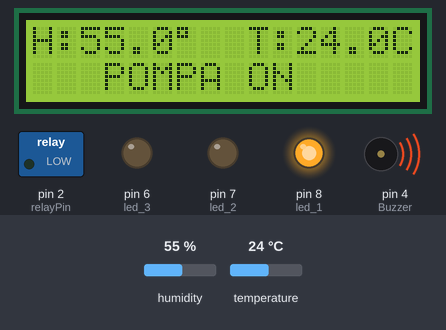
Simulated run of this sketch. Board: Arduino Uno, built with avr-gcc and run on an emulated ATmega328P. Shown: 16×2 character LCD, switched loads named in the sketch (green lamp = pin HIGH), output pins drawn as LEDs (lit = HIGH), buzzer (waves = sounding, pin HIGH). The inputs (shaded band) are chosen by the test bench; at power-on: humidity 55 %, temperature 24 °C. What the sketch prints to the serial monitor is not drawn.

Above: at 4.7 s.
4.8 s: humidity set to 59 %
At 7.5 s:
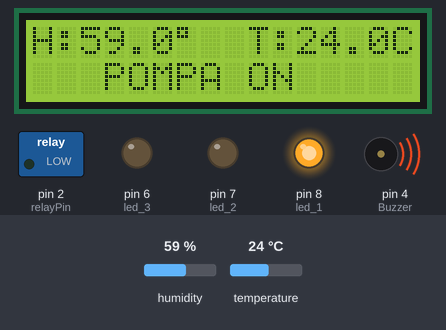
8.5 s: humidity set to 62 %
At 10.3 s:
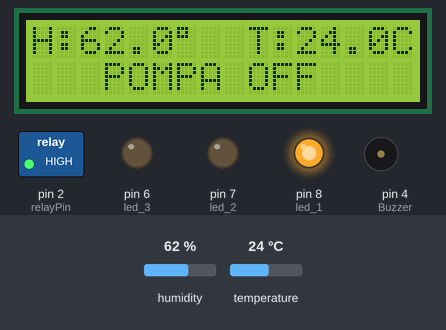
12.2 s: temperature set to 26 °C
At 15.5 s:
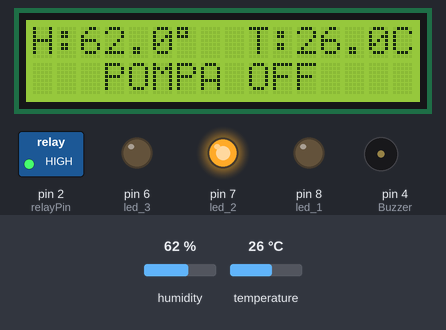
15.9 s: temperature set to 29 °C
At 17.4 s:
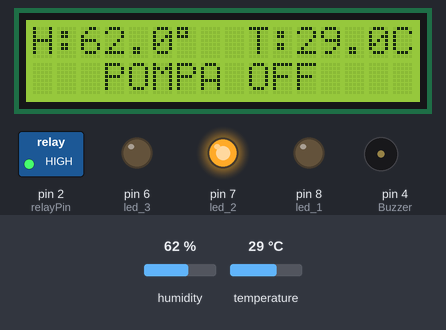
19.6 s: temperature set to 32 °C
At 23.0 s:
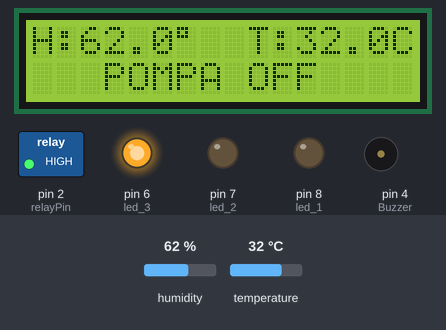
23.5 s: humidity set to 22 %
At 25.8 s:
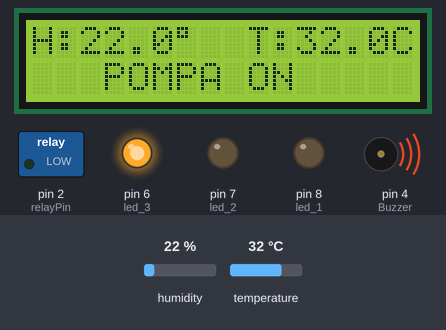
Timing chart, 0 to 27.3 s (numbered marks = the images above; inputs shaded):
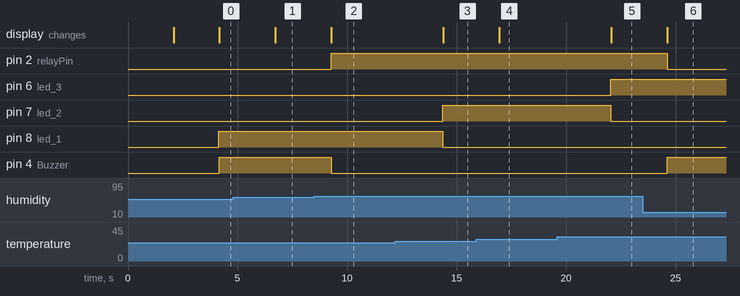

The sketch:

TUGAS.ino
```cpp
#include <LCD_I2C.h>
#include "DHT.h"

#define DHTPIN 5  // Digital pin connected to the DHT sensor
#define led_1 8
#define led_2 7
#define led_3 6
#define Buzzer 4
#define DHTTYPE DHT11  // DHT 22  (AM2302), AM2321

#define relayPin 2

LCD_I2C lcd(0x27, 16, 2);
DHT dht(DHTPIN, DHTTYPE);

void setup() {
  Serial.begin(9600);
  Serial.println(F("DHTxx test!"));
  dht.begin();

  pinMode(Buzzer, OUTPUT);
  pinMode(led_1, OUTPUT);
  pinMode(led_2, OUTPUT);
  pinMode(led_3, OUTPUT);

  pinMode(relayPin, OUTPUT);

  lcd.begin();
  lcd.backlight();
  lcd.setCursor(0, 0);
  lcd.print("   DHT11 TEST   ");
  lcd.setCursor(0, 1);
  lcd.print(" BPVP Surakarta ");
  delay(2000);
  lcd.clear();
}

void loop() {
  // Wait a few seconds between measurements.
  delay(2000);

  // Reading temperature or humidity takes about 250 milliseconds!
  // Sensor readings may also be up to 2 seconds 'old' (its a very slow sensor)
  float h = dht.readHumidity();
  // Read temperature as Celsius (the default)
  float t = dht.readTemperature();
  // Read temperature as Fahrenheit (isFahrenheit = true)
  float f = dht.readTemperature(true);

  // Check if any reads failed and exit early (to try again).
  if (isnan(h) || isnan(t) || isnan(f)) {
    Serial.println(F("Failed to read from DHT sensor!"));
    return;
  }

  // Compute heat index in Fahrenheit (the default)
  float hif = dht.computeHeatIndex(f, h);
  // Compute heat index in Celsius (isFahreheit = false)
  float hic = dht.computeHeatIndex(t, h, false);

  lcd.setCursor(0, 0);
  lcd.print("H:");
  lcd.setCursor(2, 0);
  lcd.print(h, 1);
  lcd.setCursor(6, 0);
  lcd.print((char)223);

  lcd.setCursor(9, 0);
  lcd.print("T:");
  lcd.setCursor(11, 0);
  lcd.print(t, 1);
  lcd.setCursor(15, 0);
  lcd.print("C");

  if (t < 25) {
    digitalWrite(led_1, 1);
    digitalWrite(led_2, 0);
    digitalWrite(led_3, 0);

  } else if (t >= 25 && t <= 30) {
    digitalWrite(led_1, 0);
    digitalWrite(led_2, 1);
    digitalWrite(led_3, 0);

  } else {
    (t > 30);
    digitalWrite(led_1, 0);
    digitalWrite(led_2, 0);
    digitalWrite(led_3, 1);
  }
  if (h < 60) {
    lcd.setCursor(0, 1);           // Or setting the cursor in the desired position.
    lcd.print("   POMPA ON    ");  // You can make spaces using well... spaces
    digitalWrite(Buzzer, 1);
    digitalWrite(relayPin, 0);
    delay(500);

  } else if (h > 60) {
    lcd.setCursor(0, 1);           // Or setting the cursor in the desired position.
    lcd.print("   POMPA OFF   ");  // You can make spaces using well... spaces
    digitalWrite(Buzzer, 0);
    digitalWrite(relayPin, 1);
    delay(500);
  }
}
```

Measured:
- the behaviour switches between 60 and 61 % on humidity (found by bisection; images 1 and 2)
- the behaviour switches between 24 and 25 °C on temperature (found by bisection; images 2 and 3)
- the behaviour switches between 30 and 31 °C on temperature (found by bisection; images 4 and 5)
- after the input at 4.8 s, the display: changes after 1.9 s (image 1)
- after the input at 8.5 s, pin 2 (relayPin): LOW → HIGH after 0.77 s; pin 4 (Buzzer): HIGH → LOW after 0.77 s; the display: changes after 0.77 s (image 2)
- after the input at 12.2 s, pin 7 (led_2): LOW → HIGH after 2.2 s; pin 8 (led_1): HIGH → LOW after 2.2 s; the display: changes after 2.2 s (image 3)
- after the input at 15.9 s, the display: changes after 1.0 s (image 4)
- after the input at 19.6 s, pin 6 (led_3): LOW → HIGH after 2.4 s; pin 7 (led_2): HIGH → LOW after 2.4 s; the display: changes after 2.5 s (image 5)
- after the input at 23.5 s, pin 2 (relayPin): HIGH → LOW after 1.1 s; pin 4 (Buzzer): LOW → HIGH after 1.1 s; the display: changes after 1.1 s (image 6)
